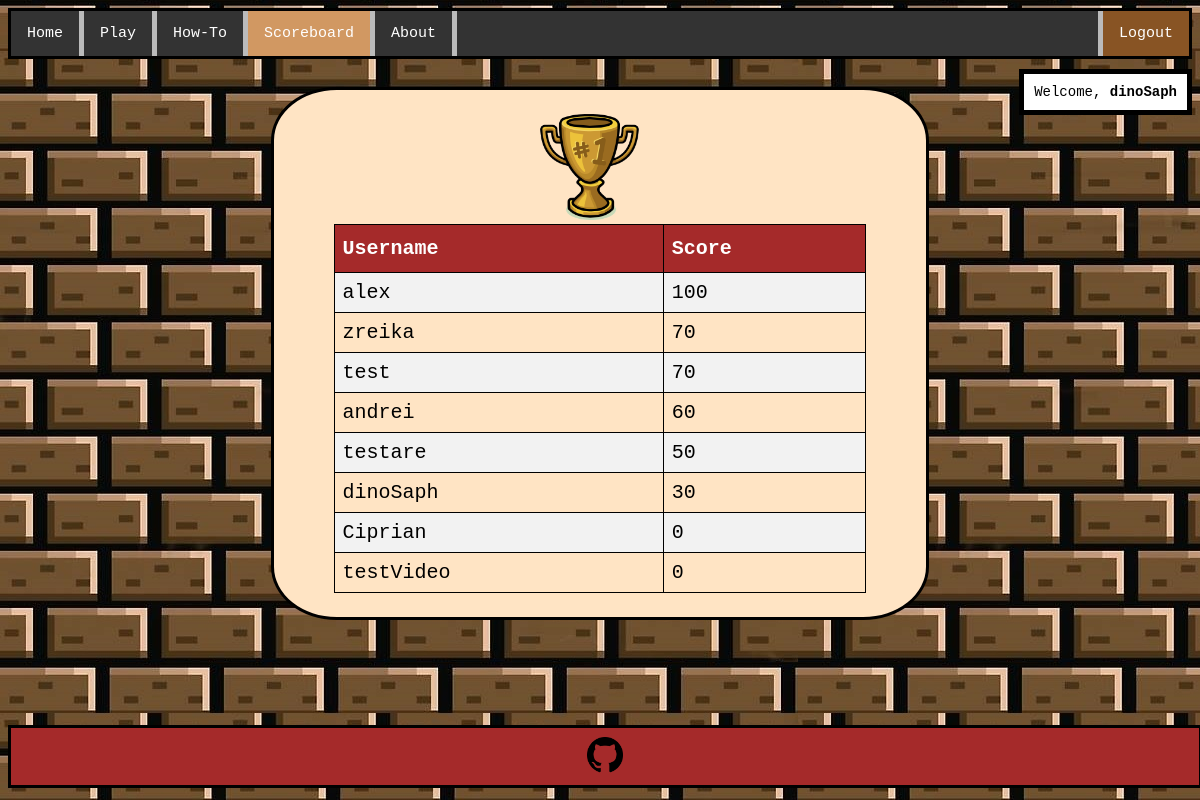
The app's page /scoreboard.php (signed in) with its own data.
### tables this page shows
CREATE TABLE `game_state` (
  `id` int(20) UNSIGNED NOT NULL,
  `id_user` int(20) UNSIGNED NOT NULL,
  `score` int(20) UNSIGNED NOT NULL,
  `checkpoint` varchar(1000) NOT NULL,
  `checkpointX` int(11) NOT NULL,
  `checkpointY` int(11) NOT NULL
);

CREATE TABLE `users` (
  `id` int(20) UNSIGNED NOT NULL,
  `username` varchar(30) NOT NULL,
  `email` varchar(50) NOT NULL,
  `password` varchar(30) NOT NULL
);

### scoreboard.php (the view, shortened to what this page needs)
<!DOCTYPE html>
<html>
<head>
    <link rel="stylesheet" href="/css/main.css">
    <?php
        include ("config.php");
        $stmt = $conn->prepare("select g.score, u.username  from game_state g join users u on g.id_user=u.id order by 1 DESC");
        $stmt->execute();
        $result = $stmt->get_result();
        $array = array();
        $index = 0;
        while ($row = mysqli_fetch_assoc($result)){
            $array[$index] = $row;
            $index++;
        }
    ?>
    <ul>
        <li><a href="index.php">Home</a></li>
        <?php if (isset($_SESSION['loggedin']) && $_SESSION['loggedin'] == true) { ?>
            <li><a href="Game/game.php" target="_blank">Play</a></li>
        <?php }; ?>
        <li><a href="howto.php">How-To</a></li>
        <li><a class="active" href="scoreboard.php">Scoreboard</a></li>
        <li><a href="about.php">About</a></li>
        <?php if (isset($_SESSION['loggedin']) && $_SESSION['loggedin'] == true) { ?>
            <li style="float:right"><a href="?logout">Logout</a></li>
        <?php } else { ?>
            <li style="float:right"><a href="register.php">Register</a></li>
            <li style="float:right"><a href="login.php">Login</a></li>
        <?php }; ?>
    </ul>
</head>
<body background="img/bg.jpg">
<?php if (isset($_SESSION['loggedin']) && $_SESSION['loggedin'] == true) { ?>
    <div class="welcome" align=right>Welcome, <strong><?php echo $_SESSION['login_user']?></strong></div><br>
<?php }; ?>
<div class="wrapper">
    <img src="img/trofeu.png" style="margin-left: 38%; max-width: 20%">
    <table class="scoreboard" style="font-size: 20px; font-family: Hack, monospace">
        <tr>
            <th>Username</th>
            <th>Score</th>
        </tr>
        <?php
            for ($i=0; $i < $index; $i++){
                echo "<tr>";
                echo "<td>".$array[$i]['username']."</td>";
                echo "<td>".$array[$i]['score']."</td>";
                echo "</tr>";
            }
        ?>
    </table>
</div>
<footer class="footer">
    <a href="https://github.com/mihneabigu/AnCoWe">
        <h5 style="text-align:center"><img src="/img/git.png" style="margin-top:-10px;margin-bottom:-10px;max-width:3%;max-height:3%"></h5>
    </a>
</footer>
</body>
</html>

### css/main.css (style rules this page uses)
html { position: relative; min-height: 100%; }
ul { list-style-type: none; margin: 0; padding: 0; overflow: hidden; background-color: #333; border-style: solid; border-width: medium; font-size: 15px; font-family: Hack, monospace; }
li { float: left; border-right:5px solid #bbb; }
li:last-child { border-right: none; border-left: 5px solid #bbb; background-color:rgb(136, 84, 36); }
li a { display: block; color: white; text-align: center; padding: 14px 16px; text-decoration: none; }
.active { background-color: rgb(209, 152, 98); }
.welcome { float: right; width: auto; padding: 10px; border: 5px solid black; margin-top: 10px; background-color: white; font-family: Hack, monospace; }
.wrapper { background-color: bisque; text-align: justify; max-width: 45%; padding-left: 5%; padding-right: 5%; padding-top: 2%; padding-bottom: 2%; margin: auto; margin-top: 1%; border-style: solid; border-width: medium; border-radius: 10%; }
.footer { margin:auto; position: absolute; bottom: 0; background-color: brown; width: 99%; border-style: solid; border-width: medium; overflow: hidden; margin-bottom: 1%; }
body { font-family:Hack, monospace; font-size:14px; }
.scoreboard { font-family: "Trebuchet MS", Arial, Helvetica, sans-serif; border-collapse: collapse; width: 100%; }
.scoreboard td, .scoreboard th { border: 1px solid black; padding: 8px; }
.scoreboard tr:nth-child(even) { background-color: #f2f2f2; }
.scoreboard th { padding-top: 12px; padding-bottom: 12px; text-align: left; background-color: brown; color: white; }

### records on screen
game_state: id_user.username "alex", score "100"
game_state: id_user.username "zreika", score "70"
game_state: id_user.username "test", score "70"
game_state: id_user.username "andrei", score "60"
game_state: id_user.username "testare", score "50"
game_state: id_user.username "dinoSaph", score "30"
game_state: id_user.username "Ciprian", score "0"
game_state: id_user.username "testVideo", score "0"

### other values on screen
$_SESSION['login_user'] "dinoSaph"
